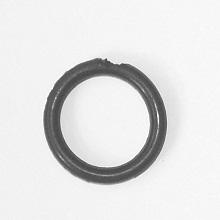
#> input picture images/Oring1.jpg, 220 x 220 px, found by its file name; its folder holds only this picture in this run
$ python main.py
#> lines starting #> are read from the running program, lines starting #| are printed output that depends on the picture; after the words box and inside, x2 and y2 are one past the last pixel; in counts of white or black regions, pixels touching at a corner belong together
### calculations.py
import cv2 as cv
import numpy as np
import time
import math
import matplotlib.pyplot as plt
import queue
import sys


def getAverageGrey(img):
    # Returns: The average grey value of each image pixel

    cellCount = 0
    sum = 0
    for i in range(0, img.shape[0]):
        for j in range(0, img.shape[1]):
            sum = sum + img[i, j]
            cellCount = cellCount + 1

    average = sum // cellCount
    return average

def getThresholdValue(img, averageGrey):
    # Returns: The correct thresholding value for our image

    flag = 1
    lastThreshold = 0
    c1 = [] # Greater than T
    c2 = [] # Less than T

    while flag == 1:
        for i in range(0, img.shape[0]):
            for j in range(0, img.shape[1]):
                if img[i,j] > averageGrey:
                    c1.append(img[i,j])
                else:
                    c2.append(img[i,j])
        c1.clear
        c2.clear

        c1Avg = round(np.mean(c1))
        c2Avg = round(np.mean(c2))

        threshold = (c1Avg + c2Avg) / 2
        if threshold - lastThreshold < 1:
            flag = 0
        else:
            lastThreshold = threshold

    return threshold

def getCentroid(img, label):
    # Returns: The central pixel to our O-ring component
    img = img.copy()

    centroid = (0,0)
    x_sum = 0
    y_sum = 0
    labelCount = 0
    x = 0
    y = 0

    for x in range(0, img.shape[0]):
        for y in range(0, img.shape[1]):
            if(img[x,y] == label):
                x_sum += x
                y_sum += y
                labelCount += 1
            y += 1
        x += 1


    x_avg = round(x_sum / labelCount)
    y_avg = round(y_sum / labelCount)


    centroid = [x_avg, y_avg]
    return centroid

def getDistance(x1, y1, x2, y2):
    # Returns: The distance between two points
    xDifference = x1-x2
    yDifference = y1-y2

    return math.sqrt((xDifference*xDifference) + (yDifference * yDifference))

def getCircularity(img, label, centroid, imageNumber):
    # Returns: The circularity value for an O-ring
    img = img.copy()
    distances = []

    for x in range(0, img.shape[0]):
        for y in range(0, img.shape[1]):
            if img[x,y] == label:
                # if img[x+1,y] == 0 or img[x-1,y] == 0 or img[x,y+1] == 0 or img[x,y-1] == 0:
                distance = getDistance(x,y,centroid[0],centroid[1])
                # print(distance)
                distances.append(distance)

    meanDistances = np.mean(distances)
    standardDeviation = np.std(distances)
    circularity = meanDistances / standardDeviation
    # print("[" + str(imageNumber) + "] Circularity: "+ str(circularity))
    return circularity

def getRadius(img, centroid):
    # Returns: The inner radius, outer radius, and thickness of an O-ring
    img = img.copy()
    innerRadius = 0
    outerRadius = 0
    thickness = 0

    x = centroid[0]
    y = centroid[1]

    # location:    0:Within O-ring   1: On O-ring   2: Outside Oring
    location = 0


    while location != 2:
        if location == 0 and img[x,y] == 1:
            location = 1
            innerRadius = getDistance(x, y, centroid[0], centroid[1])
        elif location == 1 and img[x,y] == 0:
            location = 2
            outerRadius = getDistance(x, y, centroid[0], centroid[1])
        x += 1

    thickness = outerRadius - innerRadius
    # print("Outer R: " + str(outerRadius))
    # print("Inner R: " + str(innerRadius))
    # print("Thickness: " + str(thickness))
    return (outerRadius, innerRadius, thickness)

def isInsideCircle(img, centroid, x, y, radius):
    # Returns: Whether or not a point is within a certain radius of the centroid  (1/0)
    if (x - centroid[0])**2 + (y - centroid[1])**2 < radius**2:
        # print("Point inside circle")
        return 1
    elif (x - centroid[0])**2 + (y - centroid[1])**2 > radius**2:
        # print("Point outside circle")
        return 0

def getBoundsRatio(img, centroid):
    # Returns: The ratio of pixels that are out of bounds (Black inside inner radius, white in the actual ring) to the total amount
    img = img.copy()

    r = getRadius(img, centroid)
    outerRadius = r[0]
    innerRadius = r[1]

    whiteCounter = 0
    totalOutOfBounds = 0
    totalInBounds = 0


    for x in range(0, img.shape[0]):
        for y in range(0, img.shape[1]):
            insideOuter = isInsideCircle(img, centroid, x, y, outerRadius)
            insideInner = isInsideCircle(img, centroid, x, y, innerRadius)
            if(img[x,y] == 1):
                whiteCounter += 1
            if insideOuter and not isInsideCircle(img, centroid, x, y, innerRadius):
                # Inside outer radius, not inside inner radius
                if img[x,y] == 1:
                    totalInBounds += 1
                elif img[x,y] == 0:
                    totalOutOfBounds += 1
            elif insideInner:
                #Inside inner radius
                if img[x,y] == 1:
                    totalOutOfBounds += 1
            elif not insideOuter and not insideInner:
                # Outside both radius
                if img[x,y] == 1:
                    totalOutOfBounds +=1

    ratio = totalOutOfBounds / totalInBounds
    # print("["+str(imageNumber)+"] Total in bounds: "+str(totalInBounds) + " | "+str(totalOutOfBounds)+" : Total out of bounds \t"+str(round(ratio, 2)) )
    return (ratio)

### main.py
import cv2 as cv
import numpy as np
import time
import math
import matplotlib.pyplot as plt
import queue
import sys
import os
from calculations import *

def threshold(img, thresholdValue):
    # Returns: The image with thresholding applied
    for x in range(0, img.shape[0]):
        for y in range(0, img.shape[1]):
            if img[x,y] > thresholdValue:
                img[x,y] = 255
            else:
                img[x,y] = 0
    return img

def binaryMorph(img):
    # Returns: The image with binary morphology applied
    imgCopy = img.copy()
    for x in range(0, img.shape[0]):
        for y in range(0, img.shape[1]):
            if ( x == 0 or x == img.shape[0]-1) or (y == 0 or y == img.shape[1]-1):
                pass# print("At edge") # At corner of edge of image, do nothing
            elif img[x,y] == 255: #If pixel is white, check surrounding neighbors
                # print(img.shape[1])
                imgCopy[x,y] = checkNeighbors(imgCopy, x, y)
    return imgCopy

def checkNeighbors(img, x, y):
    # Returns: A black pixel if there are more than 4 foreground neighbors, otherwise a white pixel
    backgroundCount = 0
    foregroundCount = 0
    neighbors = [img[x-1,y+1],
    img[x,y+1],
    img[x+1,y+1],
    img[x+1,y],
    img[x+1,y-1],
    img[x,y-1],
    img[x-1,y-1],
    img[x-1,y]
    ]

    for neighbor in neighbors:
        if neighbor == 255:
            backgroundCount += 1
        elif neighbor == 0:
            foregroundCount += 1

    if foregroundCount > 4:
        # print(str(img[x,y])+" Foreground count greater than 4")
        return 0
    else:
        # print(str(img[x,y])+ " Foreground count <= 4")
        return 255

def labelComponenents(img):
    # Returns: An image, with each individual component given its own label (0,1,2...)
    labels = img.copy()
    curLab = 1

    q = queue.Queue()

    # Set all vals in new array to 0
    for x in range(0, img.shape[0]):
        for y in range(0, img.shape[1]):
            labels[x,y] = 0

    for x in range(0, img.shape[0]):
        for y in range(0, img.shape[1]):
            # For each pixel
            if labels[x,y] == 0 and img[x,y] == 0:
                # If unvisited, and a foreground pixel
                labels[x,y] = curLab
                q.put([x,y])

                # Loop while queue isnt empty, when it is empty we increment curLab
                while q.qsize() != 0:
                    element = q.get()
                    neighbors = [
                        [element[0]+1, element[1]],
                        [element[0]-1, element[1]],
                        [element[0], element[1]+1],
                        [element[0], element[1]-1]
                    ]

                    #For each neighbor
                    for neighbor in neighbors:
                        if img[neighbor[0],neighbor[1]] == 0 and labels[neighbor[0], neighbor[1]] == 0:
                            labels[neighbor[0], [neighbor[1]]] = curLab
                            q.put(neighbor)
                curLab += 1


    return labels

def classify(img, centroid):
    # Returns: A verdict of whether the image should pass or fail

    boundsRatio = round(getBoundsRatio(img, centroid), 2)
    circularity = round(getCircularity(img, 1, centroid, imageNumber), 2)
    verdict = "UNSURE"
    verdictColor = '\033[92m'

    if(boundsRatio > 0.18):
        verdict = "FAIL (SNAPPED)"
        verdictColor = "\033[91m"
    elif(circularity > 11.0):
        verdict = "PASSED"

    if(verdict == "UNSURE"):
        if boundsRatio < 0.1:
            verdict = "PASSED"
        else:
            verdict = "FAIL (FAULTY) "
            verdictColor = "\033[91m"

    print(verdictColor + str(imageNumber)+" - "+str(verdict)+" | "+str(boundsRatio)+" | "+ str(circularity)+'\033[0m')
    return verdict

def displayLabelled(img, centroid, verdict, originalImg):
    # Returns: An image with labelling/text applied
    img = img.copy()
    r = getRadius(img, centroid)

    mostFrequent = 0
    freq = [0,0,0,0]

    # Get the amount of different labels
    for x in range(0, img.shape[0]):
        for y in range(0, img.shape[1]):
            if img[x,y] > 0:
                freq[img[x,y]] += 1
    # Set the most frequent label so we can identify the O-ring over broken pieces
    mostFrequent = np.argmax(freq)

    for x in range(0, img.shape[0]):
        for y in range(0, img.shape[1]):
            if img[x,y] > 0 and img[x,y] != mostFrequent:
                img[x,y] = 100
            elif img[x,y] == mostFrequent:
                img[x,y] = 255

    font = cv.FONT_HERSHEY_SIMPLEX

    img = cv.cvtColor(img,cv.COLOR_GRAY2RGB)
    if verdict == "PASSED":
        cv.putText(img, str(verdict), (5,20), font, 0.4, (0,255,0), 1, cv.LINE_AA)
    else:
        cv.putText(img, str(verdict), (5,20), font, 0.4, (0,0,255), 1, cv.LINE_AA)

    cv.putText(img, 'Time: ' +str(timeTaken)+" sec", (5,210), font, 0.4, (255,255,255), 1, cv.LINE_AA)
    cv.circle(img, (centroid[1], centroid[0]), round(r[0]), (50,50,255), 1)
    cv.circle(img, (centroid[1], centroid[0]), round(r[1]), (20,20,255), 1)
    cv.circle(img, (centroid[1], centroid[0]), 1, (0,0,255), 2)


    # cv.imshow('Original', originalImg)
    cv.imshow('Final', img)
    cv.waitKey(0)
    cv.destroyAllWindows()

    return img

def outputToFile(img, imageNumber):
    cv.imwrite( "./example_output/Oring"+str(imageNumber)+".jpg", img )

def imhist(img):
    # Returns: A histogram of pixel values of an image
    hist = np.zeros(256)
    for i in range(0, img.shape[0]):
        for j in range(0, img.shape[1]):
            hist[img[i,j]]+=1
    return hist


###### BEGIN #####
# Pass in an argument to view specific image, otherwise it will loop through them all
# E.g if you want to view O-ring 5:     'python main.py 5'

imageNumber = 1
imageCount = 14


if len(sys.argv) > 1:
    imageNumber = int(sys.argv[1])
    imageCount = int(sys.argv[1])

while imageNumber <= imageCount:
    # Read in an image
    cwd = os.getcwd()
    img = cv.imread(r'.\images\Oring'+ str(imageNumber) +'.jpg',0)
#> img is the input picture: shape (220, 220); min 55, max 255, mean 225.2
    originalImg = img.copy()
    before = time.time()

    # plt.plot(imhist(img))
    # plt.show()

    # Get the average grey value of the image, then use that to get the correct threshold value
    averageGrey = getAverageGrey(img)
#> after the loop in getAverageGrey, `for i in range(0, img.shape[0]):`: cellCount = 48400; sum = 10901821
#> in getAverageGrey, `average = sum // cellCount`: average = 225
#> averageGrey = 225
    thresholdValue = getThresholdValue(img, averageGrey)
#> after the loop in getThresholdValue, `while flag == 1:`: c1 = 82398 items; c2 = 14402 values, max 225 at index 2, min 55 at index 118, mean 121.3
#> thresholdValue = 182

    # Threshold the image into black and white, with the foreground being white pixels, and the background being black
    img = threshold(img, thresholdValue)
#> after the loop in threshold, `for x in range(0, img.shape[0]):`:
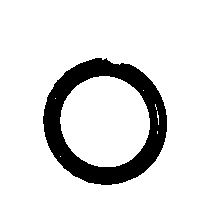
#> img: shape (220, 220); 88.1% white; 1 black region, box (x1, y1, x2, y2) and area: (43, 58, 167, 185) 5777
    img = binaryMorph(img)
#> the loop in binaryMorph, `for x in range(0, img.shape[0]):` made 220 passes
#> after the loop in binaryMorph, `for x in range(0, img.shape[0]):`: imgCopy: shape (220, 220); 88% white; 1 black region, box (x1, y1, x2, y2) and area: (43, 58, 167, 185) 5809

    # Perform component labelling, gives all background pixels val 0, then each component afterwards gets a unique value
    # the most frequent component is considered the O-ring
    labelledArray = labelComponenents(img)
#> after the loop in labelComponenents, `for x in range(0, img.shape[0]):`: labels: shape (220, 220); every value is 0


    # Gets the center value of the O-ring
    centroid = getCentroid(labelledArray, 1)

    # Classifies the o-ring as a pass or fail
    verdict = classify(labelledArray, centroid)
#| [91m1 - FAIL (FAULTY)  | 0.1 | 10.79[0m
    after = time.time()
    timeTaken = round(after-before, 2)

    # Display the final image
    finalImg = displayLabelled(labelledArray, centroid, verdict, originalImg)
#> in displayLabelled, `cv.circle(img, (centroid[1], centroid[0]), round(r[1]), (20,20,255), 1)`:
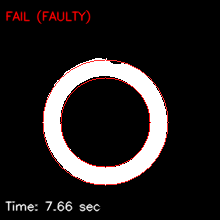
#> img: shape (220, 220, 3); mean B, G, R 31.2, 31.2, 35.3
#> in displayLabelled, `cv.circle(img, (centroid[1], centroid[0]), 1, (0,0,255), 2)`: img: shape (220, 220, 3); 0.04% of pixels changed, all inside (x1, y1, x2, y2) = (103, 120, 108, 125)

    outputToFile(finalImg, imageNumber)
#> (the run stopped early here; a loop or call above may not have finished)
